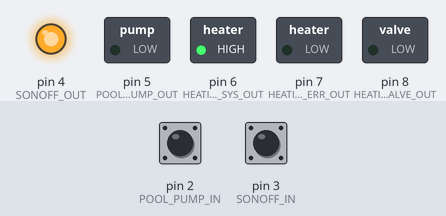
A sketch run on a simulated Arduino Uno, built with avr-gcc and run on an emulated ATmega328P. Shown: switched loads named in the sketch (green lamp = pin HIGH), output pins drawn as LEDs (lit = HIGH). The test bench sets the inputs (shaded band); at power-on: pin 2 (POOL_PUMP_IN) HIGH, pin 3 (SONOFF_IN) HIGH.

Above: at 1.2 s.
1.3 s: pin 2 (POOL_PUMP_IN) pulled LOW for 3.2 s
At 2.0 s:
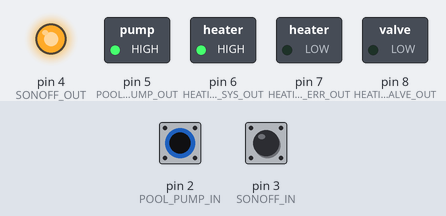
6.0 s: pin 3 (SONOFF_IN) pulled LOW for 0.15 s
At 6.07 s:
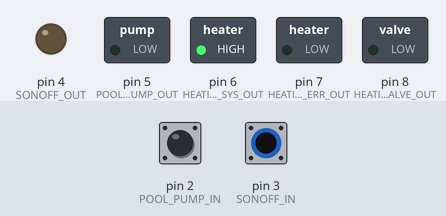
7.6 s: pin 3 (SONOFF_IN) pulled LOW for 3.2 s
At 11.6 s:
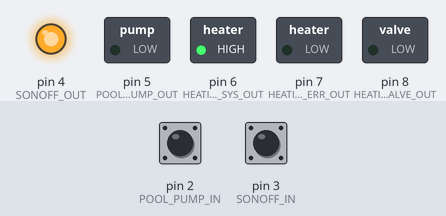
12.3 s: pin 2 (POOL_PUMP_IN) driven LOW and pin 3 (SONOFF_IN) driven LOW
At 12.7 s:
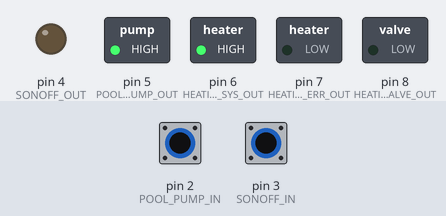
13.8 s: pin 2 (POOL_PUMP_IN) driven HIGH
At 15.1 s:
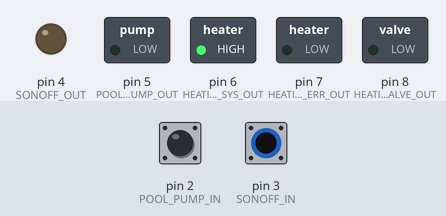
Timing chart, 0 to 16.3 s (numbered marks = the images above; inputs shaded):
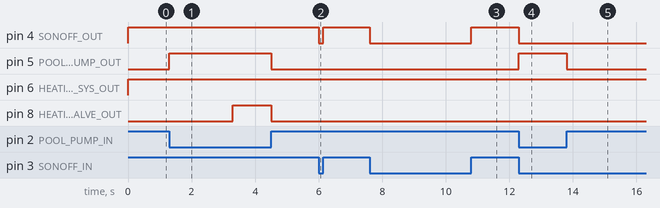

Measured:
- after the input at 1.3 s, pin 5 (POOL_PUMP_OUT): LOW → HIGH at once, → LOW 3.2 s later; pin 8 (HEATING_VALVE_OUT): LOW → HIGH after 2.0 s, → LOW 1.2 s later
- after the input at 6.0 s, pin 4 (SONOFF_OUT): HIGH → LOW at once, → HIGH 0.15 s later
- after the input at 7.6 s, pin 4 (SONOFF_OUT): HIGH → LOW at once, → HIGH 3.2 s later
- after the input at 12.3 s, pin 4 (SONOFF_OUT): HIGH → LOW at once; pin 5 (POOL_PUMP_OUT): LOW → HIGH at once
- after the input at 13.8 s, pin 5 (POOL_PUMP_OUT): HIGH → LOW at once

The sketch:

pool_heater_controller.ino
```cpp
#include <RF24.h>

#define WITH_RADIO 0

static const int POOL_PUMP_IN = 2;
static const int SONOFF_IN = 3;
static const int SONOFF_OUT = 4;
static const int POOL_PUMP_OUT = 5;
static const int HEATING_SYS_OUT = 6;
static const int HEATING_SYS_ERR_OUT = 7;
static const int HEATING_VALVE_OUT = 8;

#if WITH_RADIO
static const int RF_CE = 9;
static const int RF_CSN = 10;

static RF24 radio(RF_CE, RF_CSN);

static const uint8_t radioId[5] = "POOL";
static uint8_t radioPayload[1] = {0};
static uint32_t lastRadioMessage = 0;
#endif

static bool poolPumpOk = false;
static bool sonoffOk = false;
static bool heatingSysOk = false;
static bool conditionsFulfilled = false;
static uint32_t conditionsFulfilledTime = 0;

void setup()
{
	pinMode(POOL_PUMP_IN, INPUT_PULLUP);
	pinMode(SONOFF_IN, INPUT_PULLUP);
	pinMode(SONOFF_OUT, OUTPUT);
	pinMode(POOL_PUMP_OUT, OUTPUT);
	pinMode(HEATING_SYS_OUT, OUTPUT);
	pinMode(HEATING_SYS_ERR_OUT, OUTPUT);
	pinMode(HEATING_VALVE_OUT, OUTPUT);

#if WITH_RADIO
	radio.begin();
	radio.setChannel(1);
	radio.setPALevel(RF24_PA_LOW);
	radio.setAddressWidth(4);
	radio.setPayloadSize(sizeof(radioPayload));
	radio.openReadingPipe(0, radioId);
	radio.startListening();
#else
    heatingSysOk = true;
#endif
}

void loop()
{
	uint32_t t = millis();

	if (!digitalRead(POOL_PUMP_IN))
	{
		digitalWrite(POOL_PUMP_OUT, HIGH);
		poolPumpOk = true;
	}
	else
	{
		digitalWrite(POOL_PUMP_OUT, LOW);
		poolPumpOk = false;
	}

	if (digitalRead(SONOFF_IN))
	{
		digitalWrite(SONOFF_OUT, HIGH);
		sonoffOk = true;
	}
	else
	{
		digitalWrite(SONOFF_OUT, LOW);
		sonoffOk = false;
	}

#if WITH_RADIO
	if (radio.available())
	{
		radio.read(radioPayload, sizeof(radioPayload));
		lastRadioMessage = t;

		digitalWrite(HEATING_SYS_ERR_OUT, LOW);

		if (*radioPayload)
		{
			digitalWrite(HEATING_SYS_OUT, HIGH);
			heatingSysOk = true;
		}
		else
		{
			digitalWrite(HEATING_SYS_OUT, LOW);
			heatingSysOk = false;
		}
	}
	else if(t - lastRadioMessage > 30000)
	{
		digitalWrite(HEATING_SYS_OUT, LOW);
		digitalWrite(HEATING_SYS_ERR_OUT, HIGH);
		heatingSysOk = false;
	}
#else
    digitalWrite(HEATING_SYS_ERR_OUT, LOW);
    digitalWrite(HEATING_SYS_OUT, HIGH);
#endif

	if (conditionsFulfilled)
	{
		if (poolPumpOk && sonoffOk && heatingSysOk)
		{
			if (t - conditionsFulfilledTime > 2000)
				digitalWrite(HEATING_VALVE_OUT, HIGH);
			else
				digitalWrite(HEATING_VALVE_OUT, LOW);
		}
		else
		{
			digitalWrite(HEATING_VALVE_OUT, LOW);
			conditionsFulfilled = false;
		}
	}
	else if (poolPumpOk && sonoffOk && heatingSysOk)
	{
		conditionsFulfilled = true;
		conditionsFulfilledTime = t;
	}
}
```
